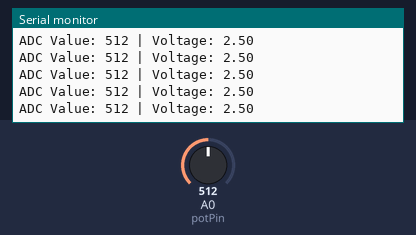
Bench run of a sketch on a simulated Arduino Uno, built with avr-gcc and run on an emulated ATmega328P. Shown: the last lines printed to the serial monitor. The inputs (shaded band) are chosen by the test bench; at power-on: A0 (potPin) = 512.

Above: at 1.2 s.
1.3 s: A0 (potPin) set to 716
At 1.32 s:
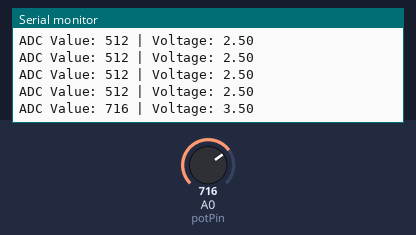
2.8 s: A0 (potPin) set to 900
At 2.83 s:
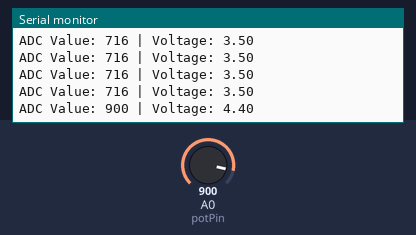
Timing chart, 0 to 5.8 s (numbered marks = the images above; inputs shaded):
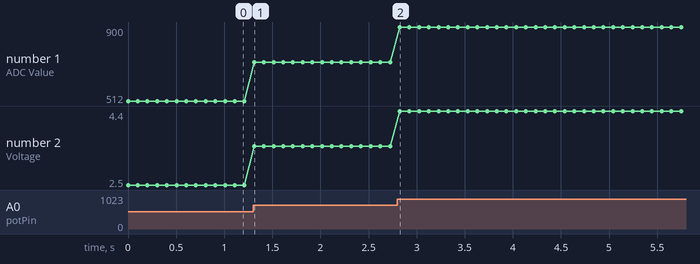

Measured:
- after the input at 1.3 s, the serial monitor: prints a new line at once (image 1)
- after the input at 2.8 s, the serial monitor: prints a new line at once (image 2)
- plotted number 1: 512 → 716 after the input at 1.3 s, 716 → 900 after the input at 2.8 s
- plotted number 2: 2.5 → 3.5 after the input at 1.3 s, 3.5 → 4.4 after the input at 2.8 s

The sketch:

Arduino+Potensio_2_nadin_tugas_4.ino
```cpp
int potPin = A0;
int potValue;
float voltage;

void setup() {
  Serial.begin(9600);
}

void loop() {
  potValue = analogRead(potPin);
  voltage = (potValue * 5.0) / 1023.0; // Konversi nilai ADC ke tegangan
  Serial.print("ADC Value: ");
  Serial.print(potValue);
  Serial.print(" | Voltage: ");
  Serial.println(voltage, 2); // Menampilkan tegangan dengan 2 digit desimal
  delay(100);
}
```
